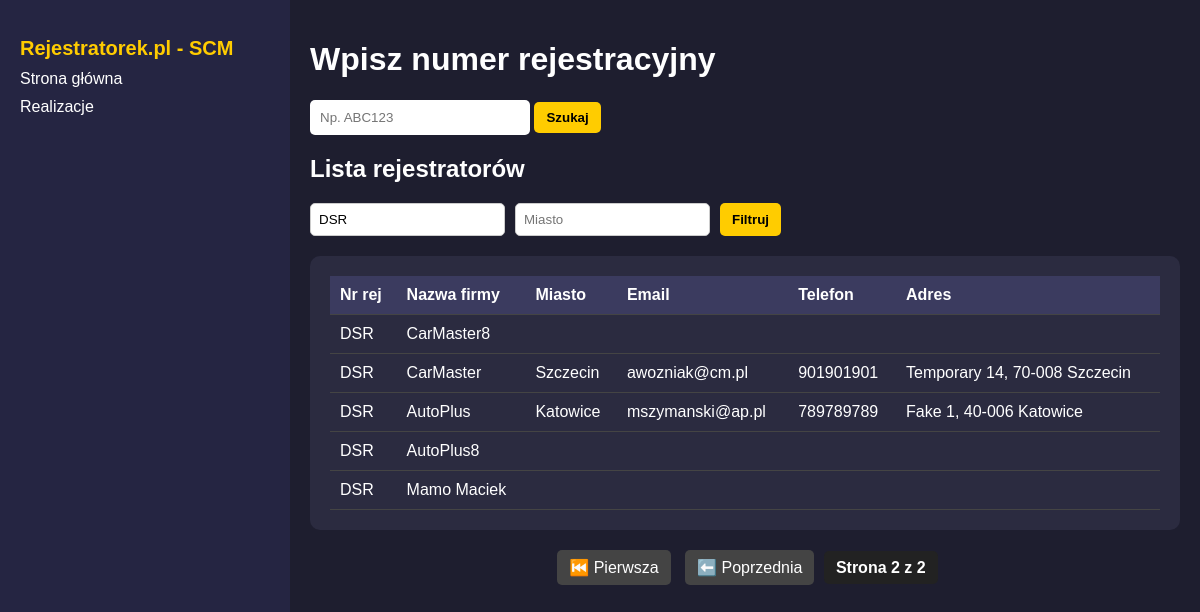
Screenshot of /sprawdz/?q=DSR&page=2 with the database file from the repository.
### rej_app/models.py (models this page shows, shortened)
class Rejestrator(models.Model):
    numer_rejestracyjny = models.CharField(max_length=50)
    rejestrator = models.CharField(max_length=100)
    miasto = models.CharField(max_length=100)
    email = models.CharField(max_length=500)
    telefon = models.CharField(max_length=100)
    adres = models.CharField(max_length=300)

### rej_app/views.py (the view)
# urls.py: path('sprawdz/', sprawdz_formularz, name='sprawdz_formularz'),
def sprawdz_formularz(request):
    nr_query = request.GET.get("q", "").upper().strip()
    miasto_query = request.GET.get("city", "").strip().title()
    rejestratorzy = Rejestrator.objects.all().order_by("numer_rejestracyjny")
    if nr_query or miasto_query:
        filters = Q()
        if nr_query:
            filters &= Q(numer_rejestracyjny__startswith=nr_query)
        if miasto_query:
            filters &= (
                Q(miasto__iexact=miasto_query) |
                Q(adres__icontains=miasto_query)
            )
        rejestratorzy = rejestratorzy.filter(filters)
    paginator = Paginator(rejestratorzy, 10)
    page_number = request.GET.get("page")
    rejestratorzy_page = paginator.get_page(page_number)
    if request.method == "POST":
        numer = request.POST.get("numer_rejestracyjny")
        return redirect("sprawdz_wynik", numer=numer)
    return render(
        request,
        "formularz.html",
        {
            "rejestratorzy": rejestratorzy_page,
            "query": nr_query,
            "miasto_query": miasto_query,
        }
    )

### rej_app/templates/formularz.html (shortened to what this page needs)
{% load static %}
<!DOCTYPE html>
<html lang="pl">
<head>
    <link rel="stylesheet" href="{% static 'css/style.css' %}">
</head>
<body>
    <div class="container">
        <div class="sidebar">
            <h2>Rejestratorek.pl - SCM</h2>
            <a href="{% url 'sprawdz_formularz' %}">Strona główna</a>
            <a href="{% url 'realizacje_lista' %}">Realizacje</a>
        </div>
        <div class="content">
            <h1>Wpisz numer rejestracyjny</h1>
            <form method="post" class="search-bar">
                <input type="text" name="numer_rejestracyjny" placeholder="Np. ABC123" required>
                <button type="submit" class="button-search">Szukaj</button>
            </form>
            <h2>Lista rejestratorów</h2>
            <form method="get" class="filter-form">
                <input type="text" name="q" placeholder="Numer rejestracyjny (np. DW)" value="{{ request.GET.q }}">
                <input type="text" name="city" placeholder="Miasto" value="{{ request.GET.city }}">
                <button type="submit">Filtruj</button>
            </form>
            <div class="table-container">
                <table>
                    <thead>
                        <tr>
                            <th>Nr rej</th>
                            <th>Nazwa firmy</th>
                            <th>Miasto</th>
                            <th>Email</th>
                            <th>Telefon</th>
                            <th>Adres</th>
                        </tr>
                    </thead>
                    <tbody>
                        {% for r in rejestratorzy %}
                        <tr>
                            <td>{{ r.numer_rejestracyjny }}</td>
                            <td>{{ r.rejestrator }}</td>
                            <td>{{ r.miasto }}</td>
                            <td>{{ r.email }}</td>
                            <td>{{ r.telefon }}</td>
                            <td>{{ r.adres }}</td>
                        </tr>
                        {% empty %}
                        <tr><td colspan="4">Brak danych</td></tr>
                        {% endfor %}
                    </tbody>
                </table>
            </div>
            <div class="pagination">
                {% if rejestratorzy.has_previous %}
                    <a href="?q={{ query }}&page=1">⏮️ Pierwsza</a>
                    <a href="?q={{ query }}&page={{ rejestratorzy.previous_page_number }}">⬅️ Poprzednia</a>
                {% endif %}
                <span>Strona {{ rejestratorzy.number }} z {{ rejestratorzy.paginator.num_pages }}</span>
            </div>
        </div>
    </div>
</body>
</html>

### rej_app/static/css/style.css (style rules this page uses)
body { background-color: #1e1e2f; color: #fff; font-family: Arial, sans-serif; margin: 0; padding: 0; }
.container { display: flex; height: 100vh; }
.sidebar { width: 250px; background-color: #252542; padding: 20px; }
.sidebar h2 { font-size: 20px; margin-bottom: 10px; color: #ffcc00; }
.sidebar a { color: #fff; text-decoration: none; display: block; margin: 10px 0; }
.button-search { padding: 8px 12px; background-color: #ffcc00; color: black; border: none; border-radius: 5px; font-weight: bold; cursor: pointer; }
.content { flex-grow: 1; padding: 20px; }
.search-bar { margin-bottom: 20px; }
.search-bar input { padding: 10px; width: 200px; border: none; border-radius: 5px; }
.table-container { background-color: #2b2b40; padding: 20px; border-radius: 10px; }
table { width: 100%; border-collapse: collapse; }
th, td { padding: 10px; text-align: left; border-bottom: 1px solid #444; }
th { background-color: #3b3b5f; }
.filter-form { margin-bottom: 20px; display: flex; gap: 10px; }
.filter-form input { padding: 8px; border: 1px solid #ccc; border-radius: 5px; }
.filter-form button { padding: 8px 12px; background-color: #ffcc00; color: black; border: none; border-radius: 5px; font-weight: bold; cursor: pointer; }
.pagination { margin-top: 20px; text-align: center; }
.pagination a { display: inline-block; padding: 8px 12px; margin: 0 5px; text-decoration: none; background-color: #444; color: white; border-radius: 5px; }
.pagination span { font-weight: bold; padding: 8px 12px; background-color: #222; color: #fff; border-radius: 5px; }

### rows the page displays
Rejestrator: numer_rejestracyjny "DSR", rejestrator "CarMaster8"
Rejestrator: numer_rejestracyjny "DSR", rejestrator "CarMaster", miasto "Szczecin", email "awozniak@cm.pl", telefon "901901901", adres "Temporary 14, 70-008 Szczecin"
Rejestrator: numer_rejestracyjny "DSR", rejestrator "AutoPlus", miasto "Katowice", email "mszymanski@ap.pl", telefon "789789789", adres "Fake 1, 40-006 Katowice"
Rejestrator: numer_rejestracyjny "DSR", rejestrator "AutoPlus8"
Rejestrator: numer_rejestracyjny "DSR", rejestrator "Mamo Maciek"

### other values shown
{{ rejestratorzy.number }} "2"
{{ rejestratorzy.paginator.num_pages }} "2"
